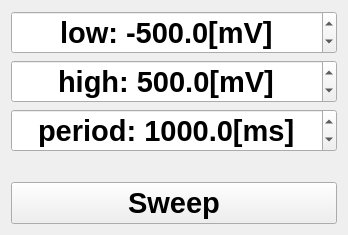
<?xml version="1.0" encoding="UTF-8"?>
<ui version="4.0">
 <class>SweepWnd</class>
 <widget class="QWidget" name="SweepWnd">
  <property name="geometry">
   <rect>
    <x>0</x>
    <y>0</y>
    <width>348</width>
    <height>235</height>
   </rect>
  </property>
  <property name="font">
   <font>
    <pointsize>22</pointsize>
    <weight>75</weight>
    <bold>true</bold>
   </font>
  </property>
  <property name="windowTitle">
   <string>Sweep</string>
  </property>
  <layout class="QVBoxLayout" name="verticalLayout">
   <item>
    <widget class="QDoubleSpinBox" name="low">
     <property name="alignment">
      <set>Qt::AlignCenter</set>
     </property>
     <property name="prefix">
      <string>low: </string>
     </property>
     <property name="suffix">
      <string>[mV]</string>
     </property>
     <property name="decimals">
      <number>1</number>
     </property>
     <property name="minimum">
      <double>-12000.000000000000000</double>
     </property>
     <property name="maximum">
      <double>12000.000000000000000</double>
     </property>
     <property name="value">
      <double>-500.000000000000000</double>
     </property>
    </widget>
   </item>
   <item>
    <widget class="QDoubleSpinBox" name="high">
     <property name="alignment">
      <set>Qt::AlignCenter</set>
     </property>
     <property name="prefix">
      <string>high: </string>
     </property>
     <property name="suffix">
      <string>[mV]</string>
     </property>
     <property name="decimals">
      <number>1</number>
     </property>
     <property name="minimum">
      <double>-12000.000000000000000</double>
     </property>
     <property name="maximum">
      <double>12000.000000000000000</double>
     </property>
     <property name="value">
      <double>500.000000000000000</double>
     </property>
    </widget>
   </item>
   <item>
    <widget class="QDoubleSpinBox" name="period">
     <property name="locale">
      <locale language="C" country="AnyCountry"/>
     </property>
     <property name="alignment">
      <set>Qt::AlignCenter</set>
     </property>
     <property name="prefix">
      <string>period: </string>
     </property>
     <property name="suffix">
      <string>[ms]</string>
     </property>
     <property name="decimals">
      <number>1</number>
     </property>
     <property name="minimum">
      <double>0.100000000000000</double>
     </property>
     <property name="maximum">
      <double>30000.000000000000000</double>
     </property>
     <property name="value">
      <double>1000.000000000000000</double>
     </property>
    </widget>
   </item>
   <item>
    <spacer name="verticalSpacer_2">
     <property name="orientation">
      <enum>Qt::Vertical</enum>
     </property>
     <property name="sizeHint" stdset="0">
      <size>
       <width>20</width>
       <height>0</height>
      </size>
     </property>
    </spacer>
   </item>
   <item>
    <widget class="QPushButton" name="apply">
     <property name="text">
      <string>Sweep</string>
     </property>
    </widget>
   </item>
  </layout>
 </widget>
 <resources/>
 <connections/>
</ui>
